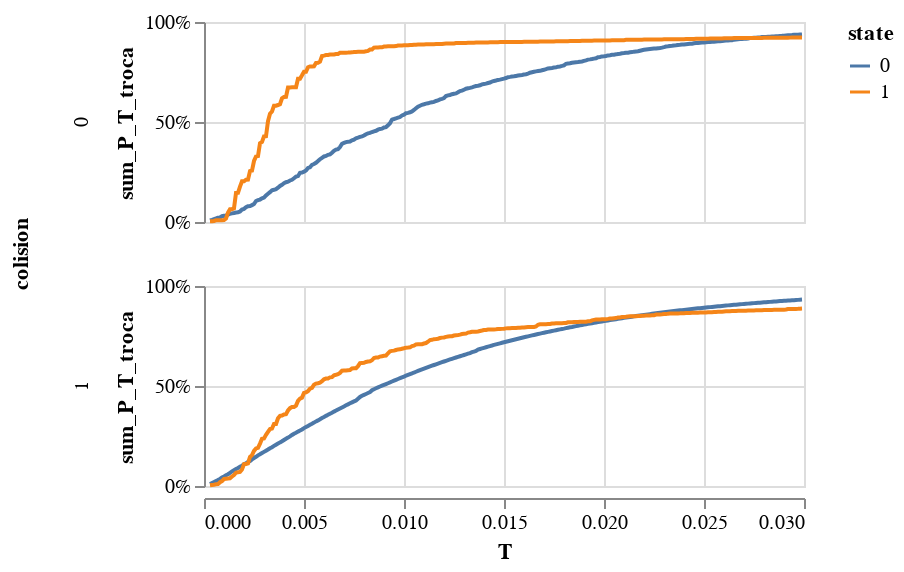

Source (notebook cell):
### Code cell
alt.Chart(db_mean).mark_line().encode(
    x = 'T',
    y = alt.Y('sum_P_T_troca').axis(format = '%'),
    color = 'state:N',
    row = 'colision:N',
).properties(height = 100).resolve_scale(y = 'independent')

### Figure 1 — Vega-Lite specification as saved in the notebook (floating-point values rounded to 4 significant figures; data arrays with more than 128 entries replaced by an {"elided": "..."} marker saying what was removed)
{"config": {"view": {"continuousWidth": 300, "continuousHeight": 300}}, "data": {"name": "data-f8dd1ba3654934fadc1c90fac4120184"}, "mark": {"type": "line"}, "encoding": {"color": {"field": "state", "type": "nominal"}, "row": {"field": "colision", "type": "nominal"}, "x": {"field": "T", "type": "quantitative"}, "y": {"axis": {"format": "%"}, "field": "sum_P_T_troca", "type": "quantitative"}}, "height": 100, "resolve": {"scale": {"y": "independent"}}, "$schema": "https://vega.github.io/schema/vega-lite/v5.17.0.json", "datasets": {"data-f8dd1ba3654934fadc1c90fac4120184": {"elided": "1188 records"}}}
